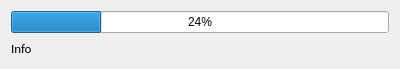
<?xml version="1.0" encoding="UTF-8"?>
<ui version="4.0">
 <class>Dialog</class>
 <widget class="QDialog" name="Dialog">
  <property name="geometry">
   <rect>
    <x>0</x>
    <y>0</y>
    <width>400</width>
    <height>69</height>
   </rect>
  </property>
  <property name="windowTitle">
   <string>Dialog</string>
  </property>
  <layout class="QVBoxLayout" name="verticalLayout">
   <item>
    <widget class="QProgressBar" name="progressBarDialog">
     <property name="value">
      <number>24</number>
     </property>
    </widget>
   </item>
   <item>
    <widget class="QLabel" name="progressLabel">
     <property name="font">
      <font>
       <family>Calibri</family>
       <pointsize>10</pointsize>
      </font>
     </property>
     <property name="text">
      <string>Info</string>
     </property>
    </widget>
   </item>
  </layout>
 </widget>
 <resources/>
 <connections/>
</ui>
